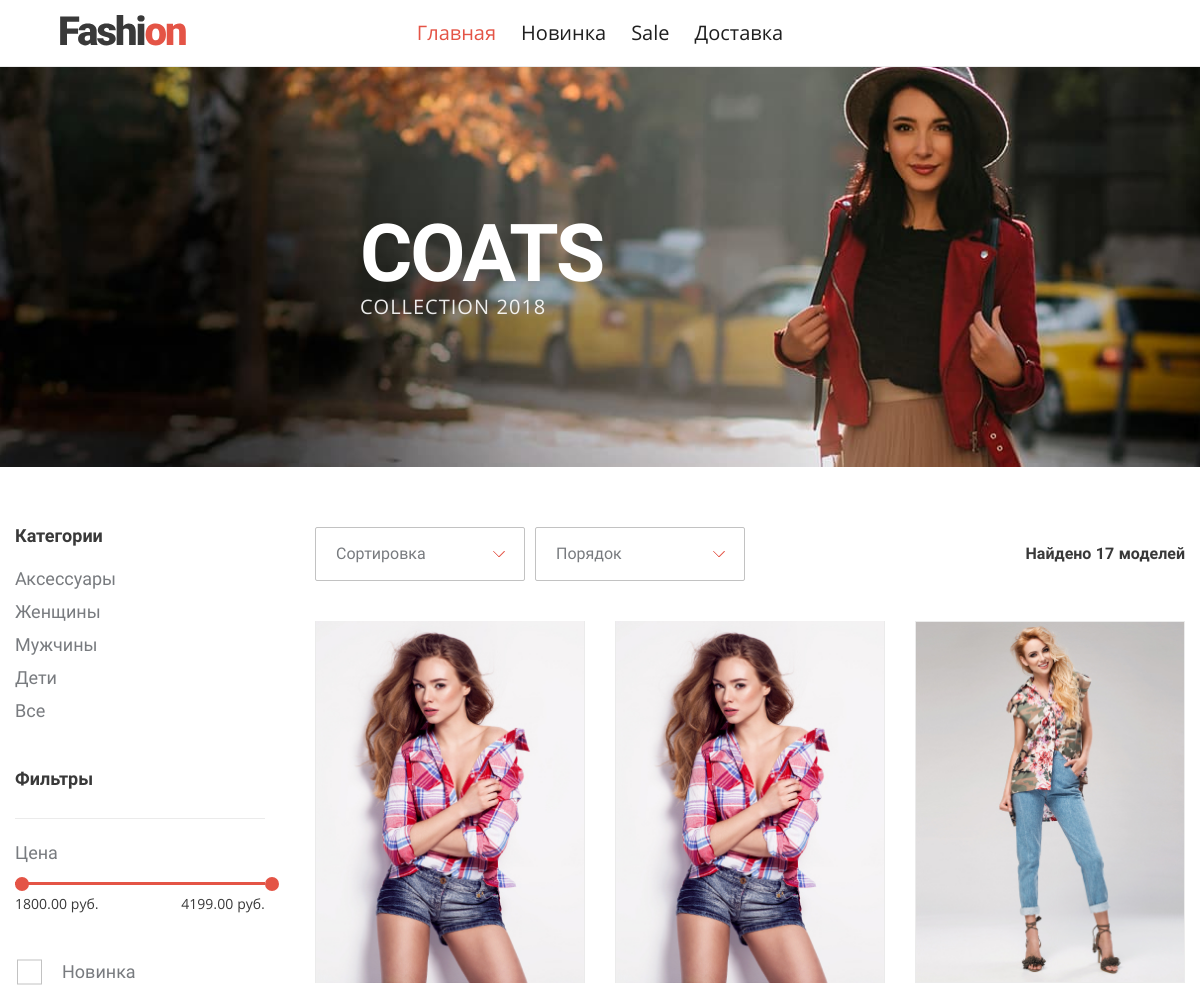
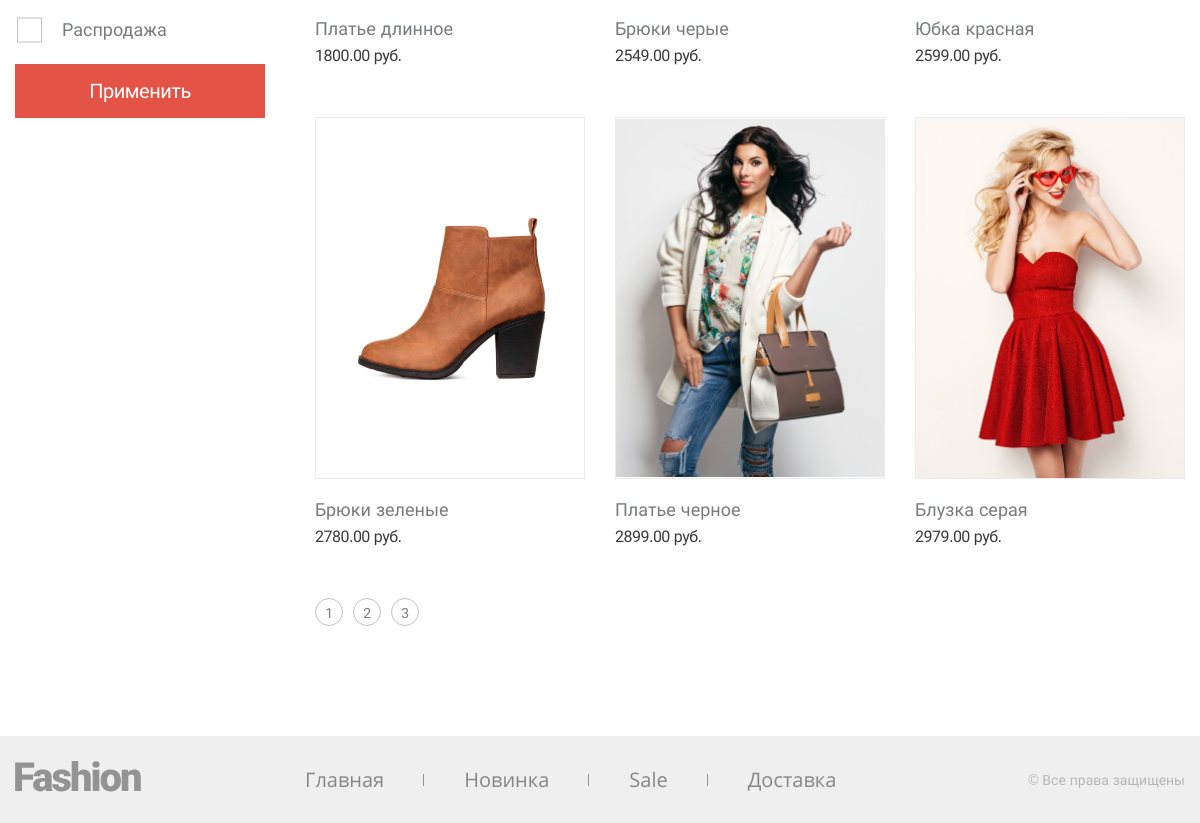
The page / on the database its author committed (2 pictures, top to bottom).
### tables this page shows
CREATE TABLE `categories` (
  `id` int(11) NOT NULL,
  `name` varchar(256) NOT NULL,
  `path` varchar(256) NOT NULL
);

CREATE TABLE `products` (
  `id` int(11) NOT NULL,
  `name` varchar(256) NOT NULL,
  `image` varchar(512) NOT NULL,
  `price` decimal(12,2) NOT NULL,
  `created_at` timestamp NOT NULL DEFAULT current_timestamp() ON UPDATE current_timestamp(),
  `is_deleted` tinyint(1) DEFAULT 0
);

### index.php (called while the page is built, shortened)
<?php
require $_SERVER['DOCUMENT_ROOT'] . '/actions/functions.php';
require $_SERVER['DOCUMENT_ROOT'] . '/actions/connect.php';
require $_SERVER['DOCUMENT_ROOT'] . '/actions/main-menu.php';
require $_SERVER['DOCUMENT_ROOT'] . '/templates/header.php';
require $_SERVER['DOCUMENT_ROOT'] . showContent($menu);
require $_SERVER['DOCUMENT_ROOT'] . '/templates/footer.php';

### actions/functions.php (called while the page is built, shortened)
<?php
function toggleUserStatus()
{
    if (!empty($_SESSION['login'])) {
        $userStatus = 4;
    } else {
        $userStatus = 1;
    }
    return $userStatus;
}
function categories($pdo)
{
    $stmt = $pdo->query("SELECT name, path FROM `categories`");
    $categories = $stmt->fetchAll();
    return $categories;
}
function categoryPaths($pdo)
{
    $uri = parse_url($_SERVER['REQUEST_URI'], PHP_URL_PATH);
    $segments = explode('/', trim($uri, '/'));
}
function newCategoryPaths($pdo)
{
    $uri = parse_url($_SERVER['REQUEST_URI'], PHP_URL_PATH);
    $segments = explode('/', trim($uri, '/'));
}
function saleCategoryPaths($pdo)
{
    $uri = parse_url($_SERVER['REQUEST_URI'], PHP_URL_PATH);
    $segments = explode('/', trim($uri, '/'));
}
function isActiveTitle($menu)
{
    $uri = parse_url($_SERVER['REQUEST_URI'], PHP_URL_PATH);
    $segments = explode('/', trim($uri, '/'));
    $arr = [];
    foreach ($menu as $key => $value) {
        $segmentsPath = explode('/', trim($value['path'], '/'));
        $arr[$key]['title'] = $value['title'];
        $arr[$key]['path'] = $value['path'];
        $arr[$key]['style'] = '';
        if ($segments[0] !== 'admin' && $segments[0] === $segmentsPath[0]) {
            $arr[$key]['style'] = 'active';
        }
    }
    return $arr;
}
function options($pdo, $quantityInPage, $minPrice, $maxPrice, $filterId = '')
{
    $minFilterId = 3;
    $maxFilterId = 3;
    $uri = parse_url($_SERVER['REQUEST_URI'], PHP_URL_PATH);
    $segments = explode('/', trim($uri, '/'));
    $category = 'all';
    if ($filterId) {
        $stmt = $pdo->prepare("SELECT
        COUNT(p.name)
        FROM `products` p
        JOIN `products_filters` pf ON pf.product_id = p.id
        JOIN `categories_products` cp ON cp.product_id = p.id
        JOIN `categories` c ON cp.category_id = c.id
        WHERE c.path = ? AND pf.filter_id = ? AND p.price BETWEEN ? AND ? AND is_deleted = 0");
        $stmt->execute(array($category, $filterId, $minPrice, $maxPrice));
    } elseif ($minFilterId !== 1 || $maxFilterId !== 2 && !$filterId) {
        $stmt = $pdo->prepare("SELECT
        COUNT(p.name)
        FROM `products` p
        JOIN `products_filters` pf ON pf.product_id = p.id
        JOIN `categories_products` cp ON cp.product_id = p.id
        JOIN `categories` c ON cp.category_id = c.id
        WHERE c.path = ? AND pf.filter_id IN(?,?) AND p.price BETWEEN ? AND ? AND is_deleted = 0");
        $stmt->execute(array($category, $minFilterId, $maxFilterId, $minPrice, $maxPrice));
    }
    $count = $stmt->fetch();
    $count = $count['COUNT(p.name)'];
    $total = intval(($count - 1) / $quantityInPage) + 1;
    if (isset($_GET['page'])) {
        $page = $_GET['page'];
    } else {
        $page = 1;
    }
    $page = intval($page);
    $start = $page * $quantityInPage - $quantityInPage;
    $options = [
        'category' => $category,
        'min_filter_id' => $minFilterId,
        'max_filter_id' => $maxFilterId,
        'min_price' => $minPrice,
        'max_price' => $maxPrice,
        'count' => $count,
        'total' => $total,
        'start' => $start,
        'quantity_in_page' => $quantityInPage
    ];
    return $options;
}
function productFilter($pdo, $options, $filterId = '')
{
    $sortCategory = 'price';
    $sortPrices = 'asc';
    if ($filterId) {
        $stmt = $pdo->prepare("SELECT
        p.id,
        p.image,
        p.price as price,
        p.name as name
        FROM `products` p
        JOIN `products_filters` pf ON pf.product_id = p.id
        JOIN `categories_products` cp ON cp.product_id = p.id
        JOIN `categories` as c ON cp.category_id = c.id
        WHERE c.path = ? AND pf.filter_id = ? AND price BETWEEN ? AND ? AND is_deleted = 0
        ORDER BY {$sortCategory} {$sortPrices}
        LIMIT ?, ?");
        $stmt->execute(array(
            $options['category'], $filterId,
            $options['min_price'], $options['max_price'],
            $options['start'], $options['quantity_in_page']
        ));
        $products = $stmt->fetchAll();
    } elseif ($options['min_filter_id'] !== 1 || $options['max_filter_id'] !== 2 && !$filterId) {
        $stmt = $pdo->prepare("SELECT
        p.id,
        p.image,
        p.price as price,
        p.name as name
        FROM `products` p
        JOIN `products_filters` pf ON pf.product_id = p.id
        JOIN `categories_products` cp ON cp.product_id = p.id
        JOIN `categories` as c ON cp.category_id = c.id
        WHERE c.path = ? AND pf.filter_id IN(?, ?) AND price BETWEEN ? AND ? AND is_deleted = 0
        ORDER BY {$sortCategory} {$sortPrices}
        LIMIT ?, ?");
        $stmt->execute(array(
            $options['category'], $options['min_filter_id'], $options['max_filter_id'],
            $options['min_price'], $options['max_price'],
            $options['start'], $options['quantity_in_page']
        ));
        $products = $stmt->fetchAll();
    }
    return $products;
}
function path()
{
    $minPrice = '';
    $maxPrice = '';
    $new = '';
    $sale = '';
    $category = '';
    $price = '';
    if (isset($_GET['min-price']) || isset($_GET['new']) || isset($_GET['sale'])) {
        $page = '&page=';
    } else {
        $page = 'page=';
    }
    return $minPrice . $maxPrice . $new . $sale . $category . $price . $page;
}
function minBasePrice($pdo)
{
    $stmt = $pdo->query("SELECT
    min(price)  AS min_base_price FROM `products`");
    $minPrice = $stmt->fetch();
    return $minPrice['min_base_price'];
}
function maxBasePrice($pdo)
{
    $stmt = $pdo->query("SELECT
    max(price)  AS max_base_price FROM `products`");
    $minPrice = $stmt->fetch();
    return $minPrice['max_base_price'];
}
function minPrice($minPrice)
{
    return $minPrice;
}
function maxPrice($maxPrice)
{
    return $maxPrice;
}
function mainMenu($pdo, $menu, $login = [])
{
    $userStatus = userStatus($pdo, $login);
    $arr = [];
    foreach ($menu as $key => $value) {
        if ($userStatus >= $value['user_status']) {
            $arr[$key] = $menu[$key];
        }
    }
    return $arr;
}
function userStatus($pdo, $login = [])
{
    if (!empty($login)) {
        $stmt = $pdo->prepare("SELECT
        max(gu.group_id) as status
        FROM `groups_users` gu
        JOIN `users` u ON gu.user_id = u.id
        WHERE u.email = ?");
        $stmt->execute(array($login));
        $status = $stmt->fetch();
        $userStatus = $status['status'];
    } else {
        $userStatus = 1;
    }
    return $userStatus;
}

### actions/main-menu.php (called while the page is built)
<?php
$mainMenu = [
    [
        'title' => 'Главная',
        'path' => '/',
        'action' => '/actions/index.php',
        'user_status' => 1,
    ],
    [
        'title' => 'Новинка',
        'path' => '/new/',
        'action' => '/actions/new.php',
        'user_status' => 1,
    ],
    [
        'title' => '',
        'path' => newCategoryPaths($pdo),
        'action' => '/actions/new-category.php',
        'user_status' => 1,
    ],
    [
        'title' => 'Sale',
        'path' => '/sale/',
        'action' => '/actions/sale.php',
        'user_status' => 1,
    ],
    [
        'title' => '',
        'path' => saleCategoryPaths($pdo),
        'action' => '/actions/sale-category.php',
        'user_status' => 1,
    ],
    [
        'title' => 'Доставка',
        'path' => '/delivery',
        'action' => '/actions/delivery.php',
        'user_status' => 1,
    ],
    [
        'title' => 'Настройки',
        'path' => '/admin/delivery/customization',
        'action' => '/actions/admin/delivery-customization.php',
        'user_status' => 3,
    ],
    [
        'title' => 'Заказы',
        'path' => '/admin/orders',
        'action' => '/actions/admin/orders.php',
        'user_status' => 2,
    ],
    [
        'title' => 'Продукты',
        'path' => '/admin/products/',
        'action' => '/actions/admin/products.php',
        'user_status' => 3,
    ],
    [
        'title' => 'Logout',
        'path' => '/?logout=yes',
        'user_status' => 2,
    ],
    [
        'title' => '',
        'path' => '/admin/add-product',
        'action' => '/actions/admin/add-product.php',
        'user_status' => 3,
    ],
    [
        'title' => '',
        'path' => '/admin/update-product/',
        'action' => '/actions/admin/update-product.php',
        'user_status' => 3,
    ],
    [
        'title' => '',
        'path' => '/admin',
        'action' => '/actions/admin/authorization_view.php',
        'user_status' => toggleUserStatus(),
    ],
    [
        'title' => '',
        'path' => categoryPaths($pdo),
        'action' => '/actions/category.php',
        'user_status' => 1,
    ]
];
if  (isset($_SESSION['login'])) {
	$menu = mainMenu($pdo, $mainMenu, $_SESSION['login']);
} else {
	$menu = mainMenu($pdo, $mainMenu);
}
$titleList = isActiveTitle($menu);

### actions/index.php (called while the page is built, shortened)
<?php
$quantityInPage = 6;
$minBasePrice = minBasePrice($pdo);
$maxBasePrice = maxBasePrice($pdo);
$options = options($pdo, $quantityInPage, $minBasePrice, $maxBasePrice);
$products = productFilter($pdo, $options);
$catergories = categories($pdo);
require $_SERVER['DOCUMENT_ROOT'] . '/content/index.php';

### content/index.php (the view, shortened to what this page needs)
<main class="shop-page">
  <header class="intro">
    <div class="intro__wrapper">
      <h1 class=" intro__title">COATS</h1>
      <p class="intro__info">Collection 2018</p>
    </div>
  </header>
  <section class="shop container">
    <section class="shop__filter filter">
      <form action="/" method="get">
      <div class="filter__wrapper">
        <b class="filter__title">Категории</b>
        <ul class="filter__list">
        <?php foreach ($catergories as $key => $value): ?>
          <li>
            <a class="filter__list-item" href="/category/<?=$catergories[$key]['path']?>"><?=$catergories[$key]['name']?></a>
          </li>
          <?php endforeach;?>
        </ul>
      </div>
        <div class="filter__wrapper">
          <b class="filter__title">Фильтры</b>
          <div class="filter__range range">
            <span class="range__info">Цена</span>
            <div class="range__line" aria-label="Range Line"></div>
            <div class="range__res">
              <span class="range__res-item min-price" data-attr="<?=minPrice($minBasePrice)?>"><?=minPrice($minBasePrice)?> руб.</span>
              <span class="range__res-item max-price" data-attr="<?=maxPrice($maxBasePrice)?>"><?=maxPrice($maxBasePrice)?> руб.</span>
            </div>
          </div>
        </div>
        <fieldset class="custom-form__group">
          <label for="new" class="custom-form__checkbox-label custom-form__info" style="display: block;">Новинка</label>
          <label for="sale" class="custom-form__checkbox-label custom-form__info" style="display: block;">Распродажа</label>
        </fieldset>
        <button class="button" type="submit" style="width: 100%">Применить</button>
    </section>
    <div class="shop__wrapper">
      <section class="shop__sorting">
        <div class="shop__sorting-item custom-form__select-wrapper">
          <select class="custom-form__select sort" name="category" id="sort">
            <option hidden="" value="">Сортировка</option>
          </select>
        </div>
        <div class="shop__sorting-item custom-form__select-wrapper">
          <select class="custom-form__select order" name="prices" id="order">
            <option hidden="" value="">Порядок</option>
          </select>
        </div>
        <p class="shop__sorting-res">Найдено <span class="res-sort"><?=$options['count']?></span> моделей</p>
      </section>
      <section class="shop__list">
        <?php foreach ($products as $key => $value): ?>
        <article class="shop__item product" tabindex="0" data-attr="<?=$products[$key]['id']?>">
          <div class="product__image">
            <img src="/<?=$products[$key]['image']?>" alt="product-name">
          </div>
          <p class="product__name"><?=$products[$key]['name']?></p>
          <span class="product__price"><?=$products[$key]['price']?> руб.</span>
        </article>
        <?php endforeach;?>
      </section>
      <ul class="shop__paginator paginator">
      <?php for ($i = 1; $i < $options['total'] + 1; $i++): ?>
      <?php if (!empty($options['count'])): ?>
        <li>
          <a class="paginator__item" href="/?<?=path() . $i?>">
            <?=$i?>
          </a>
        </li>
      <?php endif;?>
      <?php endfor;?>
      </ul>
    </div>
  </section>
</main>

### templates/header.php (shortened to what this page needs)
<!DOCTYPE html>
<html lang="ru">
<head>
  <link rel="stylesheet" href="/css/style.min.css">
</head>
<body>
<header class="page-header">
  <a class="page-header__logo" href="/">
    <img src="/img/logo.svg" alt="Fashion">
  </a>
  <nav class="page-header__menu">
    <ul class="main-menu main-menu--header">
        <?php foreach ($titleList as $value):?>
          <?php if ($value['title'] !== ''):?>
            <li>
              <a class="main-menu__item <?=$value['style']?>" href="<?=$value['path']?>"><?=$value['title']?></a>
            </li>
          <?php endif;?>
        <?php endforeach;?>
    </ul>
  </nav>
</header>

### templates/footer.php
<footer class="page-footer">
  <div class="container">
    <a class="page-footer__logo" href="/">
      <img src="/img/logo--footer.svg" alt="Fashion">
    </a>
    <nav class="page-footer__menu">
      <ul class="main-menu main-menu--footer">
      <?php foreach ($titleList as $value):?>
          <?php if ($value['title'] !== ''):?>
            <li>
              <a class="main-menu__item <?=$value['style']?>" href="<?=$value['path']?>"><?=$value['title']?></a>
            </li>
          <?php endif;?>
        <?php endforeach;?>
      </ul>
    </nav>
    <address class="page-footer__copyright">
      © Все права защищены
    </address>
  </div>
</footer>
</body>
</html>

### rows shown on the page
categories: name "Аксессуары"
categories: name "Женщины"
categories: name "Мужчины"
categories: name "Дети"
categories: name "Все"
products: image (picture), name "Платье длинное", price "1800.00"
products: image (picture), name "Брюки черые", price "2549.00"
products: image (picture), name "Юбка красная", price "2599.00"
products: image (picture), name "Брюки зеленые", price "2780.00"
products: image (picture), name "Платье черное", price "2899.00"
products: image (picture), name "Блузка серая", price "2979.00"

### other values the page prints
$value['title'] "Главная"
$value['title'] "Новинка"
$value['title'] "Sale"
$value['title'] "Доставка"
minPrice($minBasePrice) "1800.00"
maxPrice($maxBasePrice) "4199.00"
$options['count'] "17"
